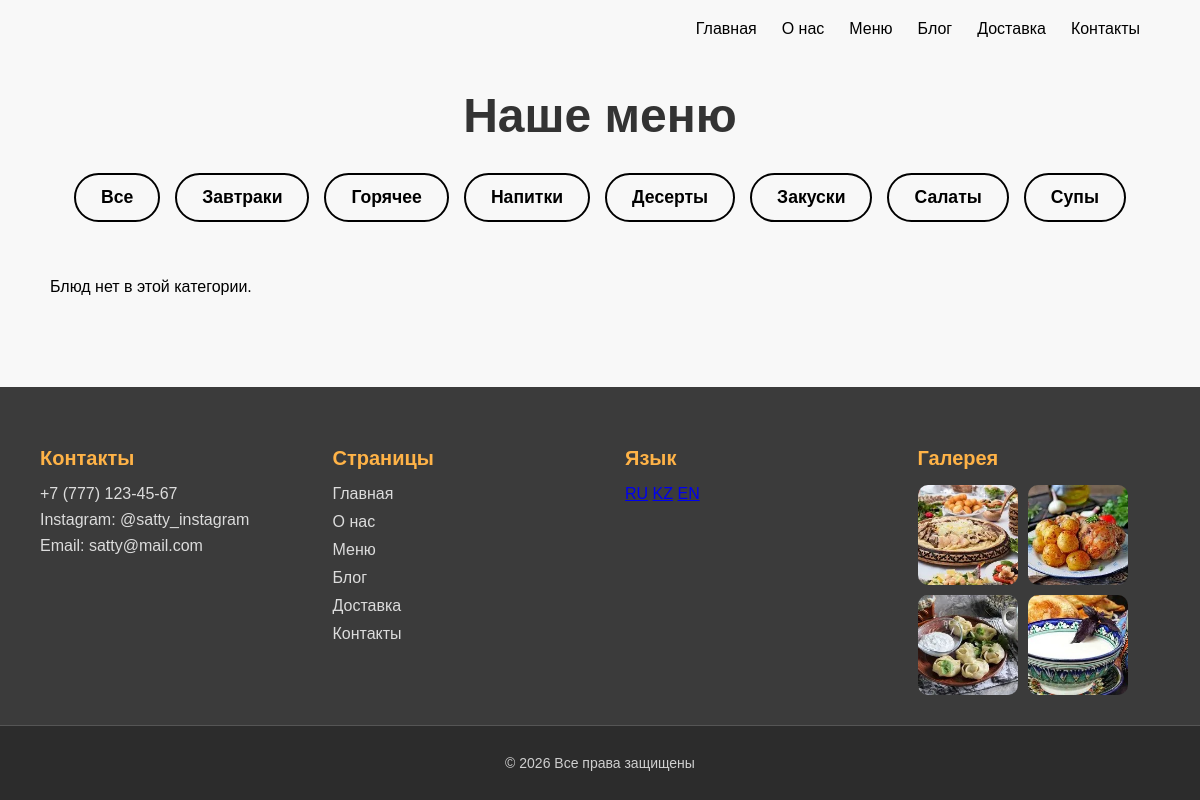
The page /ru/category/zavtraki/ on the database its author committed.
### kazakhfood/models.py (models this page shows, shortened)
class Category(models.Model):
    name = models.CharField(max_length=100, verbose_name='Название категории')
    slug = models.SlugField(max_length=100, unique=True, verbose_name='URL категории')
    class Meta:
        verbose_name = 'Категория'
        verbose_name_plural = 'Категории'

### kazakhfood/views.py (the view)
# urls.py: path('category/<slug:category_slug>/', views.menu, name='menu_by_category'),
def menu(request, category_slug=None):
    categories = Category.objects.all()
    dishes = Dish.objects.filter(is_available=True)
    if category_slug:
        category = get_object_or_404(Category, slug=category_slug)
        dishes = dishes.filter(category=category)
    return render(request, 'kazakhfood/menu.html', {
        'categories': categories,
        'dishes': dishes
    })

### kazakhfood/templates/kazakhfood/menu.html (shortened to what this page needs)
{% extends 'kazakhfood/base.html' %}
{% load static %}
{% block extra_css %}
<link rel="stylesheet" href="{% static 'kazakhfood/css/menu.css' %}">
{% endblock %}
{% block content %}
<header class="nav-wrapper">
    <div class="nav-links">
        <a href="{% url 'index' %}">Главная</a>
        <a href="{% url 'about' %}">О нас</a>
        <a href="{% url 'menu' %}">Меню</a>
        <a href="{% url 'blog' %}">Блог</a>
        <a href="{% url 'delivery' %}">Доставка</a>
        <a href="{% url 'contacts' %}">Контакты</a>
    </div>
</header>
<h1 class="title">Наше меню</h1>
<nav class="categories">
    <a href="{% url 'menu' %}" class="category-btn">Все</a>
    {% for category in categories %}
        <a href="{% url 'menu_by_category' category.slug %}" class="category-btn">
            {{ category.name }}
        </a>
    {% endfor %}
</nav>
<main>
    <div class="menu-grid">
        {% for dish in dishes %}
        <a href="{% url 'dish_detail' dish.id %}" class="card-link">
            <div class="card">
                {% if dish.image %}
                    <img src="{{ dish.image.url }}" alt="{{ dish.title }}" class="card-img">
                {% endif %}
                <h3 class="dish-title">{{ dish.title }}</h3>
                <p class="price">{{ dish.price }}₸</p>
                <p class="desc">{{ dish.description|truncatewords:12 }}</p>
            </div>
        </a>
        {% empty %}
        <p>Блюд нет в этой категории.</p>
        {% endfor %}
    </div>
</main>
{% endblock %}

### kazakhfood/static/kazakhfood/css/menu.css (style rules this page uses)
body { font-family: Arial, sans-serif; margin: 0; padding: 0; background: #f8f8f8; }
.title { text-align: center; font-size: 3em; margin: 30px 0; color: #333; }
.categories { display: flex; justify-content: center; flex-wrap: wrap; gap: 15px; margin-bottom: 40px; }
.category-btn { text-decoration: none; padding: 12px 25px; border-radius: 30px; background-color: transparent; border: 2px solid #000; color: #000; font-weight: bold; font-size: 1.1em; transition: 0.3s; }
.menu-grid { display: grid; grid-template-columns: repeat(4, 1fr); gap: 20px; padding: 0 50px 50px 50px; }
.nav-wrapper { width: 90%; margin: 20px auto; display: flex; justify-content: flex-end; align-items: center; gap: 30px; }
.nav-links { display: flex; gap: 25px; }
.nav-links a { text-decoration: none; color: #000; font-weight: 500; }
@media (max-width: 1200px) { .menu-grid { grid-template-columns: repeat(3, 1fr); } }

### rows shown on the page
Category: name "Завтраки"
Category: name "Горячее"
Category: name "Напитки"
Category: name "Десерты"
Category: name "Закуски"
Category: name "Салаты"
Category: name "Супы"
